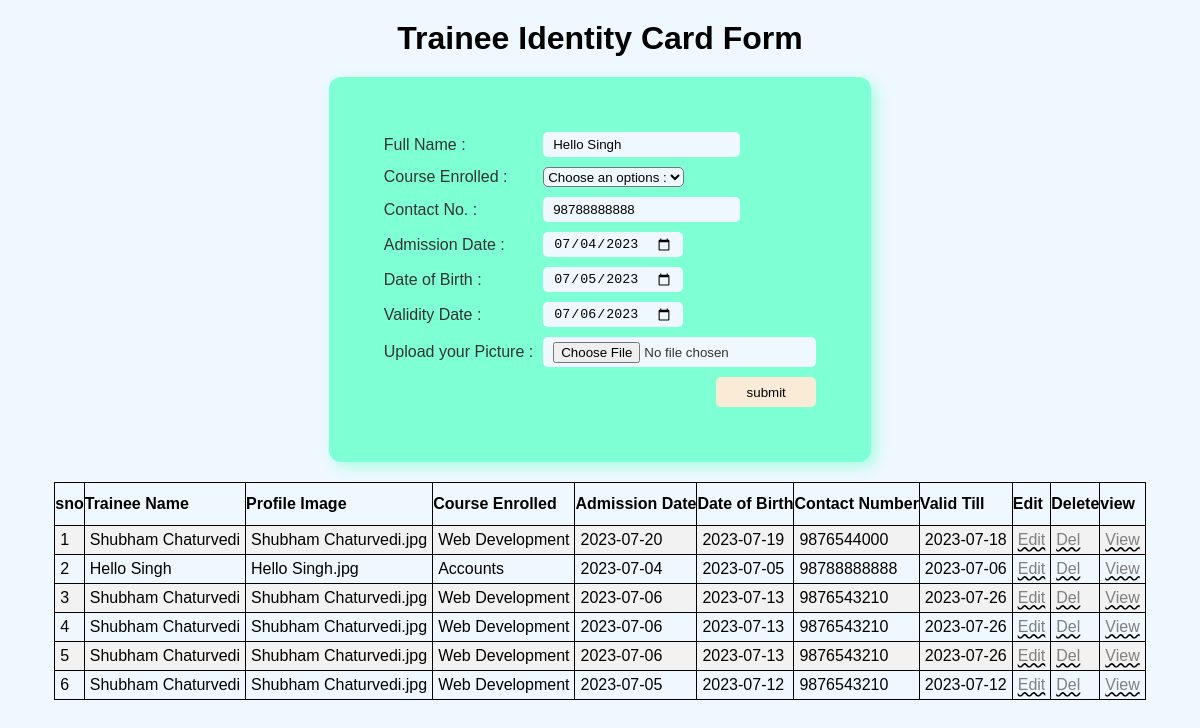
Page /index.php?edit=24 on the committed database.
### tables this page shows
CREATE TABLE `trainee_id` (
  `sno` int(11) NOT NULL,
  `profile` varchar(100) DEFAULT NULL,
  `name` varchar(100) DEFAULT NULL,
  `course_enrolled` varchar(100) DEFAULT NULL,
  `contact_no` varchar(100) DEFAULT NULL,
  `admission_date` varchar(100) DEFAULT NULL,
  `dob` varchar(100) DEFAULT NULL,
  `valid_date` varchar(100) DEFAULT NULL,
  `created_by` varchar(100) DEFAULT NULL,
  `creation_time` varchar(100) DEFAULT NULL,
  `edited_by` varchar(100) DEFAULT NULL,
  `edition_time` varchar(100) DEFAULT NULL,
  `admin_remarks` longtext DEFAULT NULL
);

### index.php (the view, shortened to what this page needs)
<?php
$res='';
$conn = mysqli_connect('localhost','root','','weknow');
if(isset($_GET['edit'])){
	$sql = 'select * from trainee_id where sno = '.$_GET['edit'];
	$qry = mysqli_query($conn, $sql);
	$res = mysqli_fetch_assoc($qry);
}
?>
<!DOCTYPE html>
<html lang="en">
<head>
   <link rel="stylesheet" href="css/index_style.css">
</head>
<body>
	<h1>Trainee Identity Card Form</h1>
   <div class="wrap">
      <div class="cont">
         <form action="index.php" method="POST" enctype="multipart/form-data">
			 <table >
				<tr>
					<td>
						<label for="">Full Name :</label>
					</td>
					<td>
						<input type="text" name="name" id="name" value="<?php echo isset($_GET['edit'])? $res['name']: '' ?>"  required>
					</td>
				</tr>
				<tr>
					<td>
						<label for="">Course Enrolled :</label>
					</td>
					<td>
						<select name="course_enrolled" id="course_enrolled" required >
							<option value="" disabled selected >Choose an options :</option>
						</select>
					</td>
				</tr>
				<tr>
					<td>
						<label for="">Contact No. :</label>
					</td>
					<td>
						<input type="text" name="contact_no" id="contact_no"   value="<?php echo isset($_GET['edit'])? $res['contact_no']: '' ?> "  required>
					</td>
				</tr>
				<tr>
					<td>
						<label for="">Admission Date :</label>
					</td>
					<td>
						<input type="date" name="admission_date" id="admission_date" value="<?php echo isset($_GET['edit'])? $res['admission_date']: '' ?>">
					</td>
				</tr>
				<tr>
					<td>
						<label for="">Date of Birth :</label>
					</td>
					<td>
						<input type="date" name="dob" id="dob" value="<?php echo isset($_GET['edit'])? $res['dob']: '' ?>">
					</td>
				</tr>
				<tr>
					<td>
						<label for="">Validity Date :</label>
					</td>
					<td>
						<input type="date" name="valid_date" id="valid_date" value="<?php echo isset($_GET['edit'])? $res['valid_date']: '' ?>">
					</td>
				</tr>
				<tr>
					<td>
						<label for="">Upload your Picture :</label>
					</td>
					<td>
						<input class="file" type="file" name="profile" id="profile">
					</td>
				</tr>
				<tr>
					<td>
					</td>
					<td class="submit">
						<input class="submit_btn" type="submit" value="submit">
					</td>
					</tr>
			</form>
      </div>
   </div>
    <div class="container">
		<table class='table'>
			<tr>
				<th>sno</th>
				<th>Trainee Name</th>
				<th>Profile Image</th>
				<th>Course Enrolled</th>
				<th>Admission Date</th>
				<th>Date of Birth</th>
				<th>Contact Number</th>
				<th>Valid Till</th>
				<th>Edit</th>
				<th>Delete</th>
				<th>view</th>
			</tr>
			<?php
				$id = 1;
				$sql = 'select * from trainee_id';
				$result = mysqli_query($conn, $sql);
				if($result){
					while($row = mysqli_fetch_assoc($result)){
						echo '<tr>
							<td>'.$id++.'</td>
							<td>'.$row['name'].'</td>
							<td>'.$row['profile'].'</td>
							<td>'.$row['course_enrolled'].'</td>
							<td>'.$row['admission_date'].'</td>
							<td>'.$row['dob'].'</td>
							<td>'.$row['contact_no'].'</td>
							<td>'.$row['valid_date'].'</td>
							<td><a href="index.php?edit='.$row['sno'].'"> Edit</a></td>
							<td><a href="index.php?del='.$row['sno'].'"> Del</a></td>
							<td><a href="result.php?id='.$row['sno'].'"> View</a></td>
						</tr>';
					}
				}
			?>
		</table>
	</div>
</body>
</html>

### css/index_style.css (style rules this page uses)
* { margin: 0; padding: 0; box-sizing: border-box; }
html { font-family: Arial, Helvetica, sans-serif; }
body { background-color: aliceblue; background-repeat: no-repeat; background-attachment: fixed; background-size: cover; background-position: center; min-height: 100vh; width: 100%; }
h1 { text-align: center; margin-top: 20px; }
.wrap { padding: 20px 0 0 0; width: 100%; height: 100%; display: flex; justify-content: center; align-items: center; }
.cont { display: flex; justify-content: center; align-items: center; background-color: aquamarine; padding: 50px; border-radius: 12px; box-shadow: 5px 5px 15px hsla(160, 100%, 75%, 0.648); color: #333; }
input { padding: 5px 10px; background-color: aliceblue; border: none; border-radius: 5px; height: 25px; }
select { background-color: aliceblue; height: 20px; border-radius: 5px; }
.submit { display: flex; justify-content: flex-end; }
tr .submit .submit_btn { text-align: center; width: 100px; height: 30px; background-color: antiquewhite; cursor: pointer; }
.file { height: 30px; }
.container { margin-top: 20px; display: flex; justify-content: center; }
.table, .table th, .table td { border: 1px solid; }
.table tr:nth-child(even) { background-color: #f2f2f2; }
.table th { padding-top: 12px; padding-bottom: 12px; text-align: left; background-color: aliceblue; color: black; }
table { border-collapse: collapse; }
td { padding: 5px; }
a { text-decoration-line: underline; text-decoration-color: black; text-decoration-style: wavy; color: gray; }

### rows in the picture
trainee_id: name "Hello Singh", contact_no "98788888888", admission_date "07/04/2023", dob "07/05/2023", valid_date "07/06/2023", profile "Hello Singh.jpg", course_enrolled "Accounts", admission_date "2023-07-04", dob "2023-07-05", valid_date "2023-07-06"
trainee_id: name "Shubham Chaturvedi", profile "Shubham Chaturvedi.jpg", course_enrolled "Web Development", admission_date "2023-07-20", dob "2023-07-19", contact_no "9876544000", valid_date "2023-07-18"
trainee_id: name "Shubham Chaturvedi", profile "Shubham Chaturvedi.jpg", course_enrolled "Web Development", admission_date "2023-07-06", dob "2023-07-13", contact_no "9876543210", valid_date "2023-07-26"
trainee_id: name "Shubham Chaturvedi", profile "Shubham Chaturvedi.jpg", course_enrolled "Web Development", admission_date "2023-07-06", dob "2023-07-13", contact_no "9876543210", valid_date "2023-07-26"
trainee_id: name "Shubham Chaturvedi", profile "Shubham Chaturvedi.jpg", course_enrolled "Web Development", admission_date "2023-07-06", dob "2023-07-13", contact_no "9876543210", valid_date "2023-07-26"
trainee_id: name "Shubham Chaturvedi", profile "Shubham Chaturvedi.jpg", course_enrolled "Web Development", admission_date "2023-07-05", dob "2023-07-12", contact_no "9876543210", valid_date "2023-07-12"
